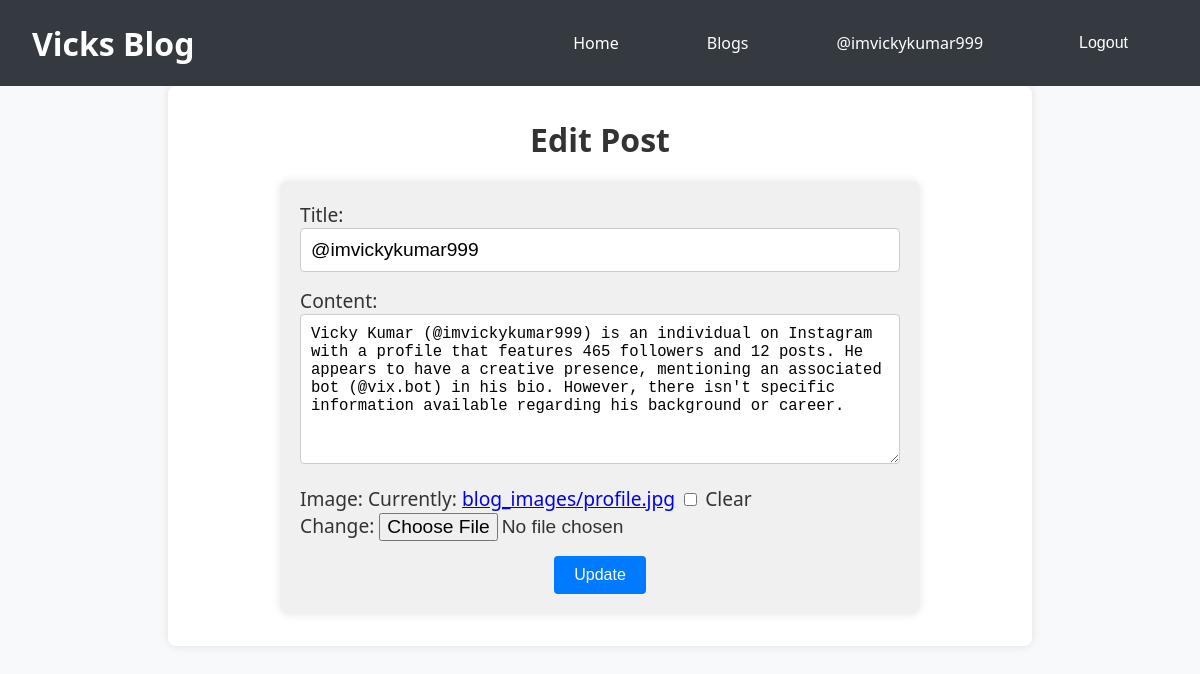
Screenshot of /blog/post/2/edit/ (signed in) with the database file from the repository.
### blog/models.py (models this page shows, shortened)
class Post(models.Model):
    title = models.CharField(max_length=200)
    content = RichTextField()  # Use RichTextField for CKEditor
    created_at = models.DateTimeField(auto_now_add=True)
    updated_at = models.DateTimeField(auto_now=True)
    image = models.ImageField(upload_to='blog_images/', blank=True, null=True)
    author = models.ForeignKey(User, on_delete=models.CASCADE)

### blog/views.py (the view)
# urls.py: path('post/<int:pk>/edit/', views.update_post, name='update_post'),
@login_required
def update_post(request, pk):
    post = get_object_or_404(Post, pk=pk)
    if request.user != post.author:
        return redirect('post_detail', pk=post.pk)
    if request.method == 'POST':
        form = PostForm(request.POST, request.FILES, instance=post)
        if form.is_valid():
            form.save()
            return redirect('post_detail', pk=post.pk)
    else:
        form = PostForm(instance=post)
    return render(request, 'blog/post_form.html', {'form': form})

### blog/forms.py
class PostForm(forms.ModelForm):
    class Meta:
        model = Post
        fields = ['title', 'content', 'image']

### blog/templates/blog/post_form.html (shortened to what this page needs)
{% extends "blog/base_generic.html" %}
{% block content %}
<h2 class="post-form-title">
    {% if form.instance.pk %}
        Edit Post
    {% else %}
        New Post
    {% endif %}
</h2>
<div class="post-form-container">
    <form method="post" enctype="multipart/form-data" class="post-form">
        {{ form.as_p }}
        <button type="submit" class="submit-button">
            {% if form.instance.pk %}
                Update
            {% else %}
                Save
            {% endif %}
        </button>
    </form>
</div>
{% endblock %}

### blog/templates/blog/base_generic.html (shortened to what this page needs)
<!DOCTYPE html>
<html>
<head>
</head>
<body>
    <header>
        <a href="{% url 'index' %}" class="header-link"><h1>Vicks Blog</h1></a>
        <nav class="navbar">
            <ul>
                <li><a href="{% url 'index' %}">Home</a></li>
                <li><a href="{% url 'home' %}">Blogs</a></li>
                {% if user.is_authenticated %}
                    <li><a href="{% url 'profile' %}">@{{user.username}}</a></li>
                    <li>
                        <form id="logout-form" method="post" action="{% url 'logout' %}">
                            <button type="submit" class="logout-btn">Logout</button>
                        </form>
                    </li>
                {% else %}
                    <li><a href="{% url 'login' %}">Login</a></li>
                    <li><a href="{% url 'signup' %}">Register</a></li>
                {% endif %}
            </ul>
        </nav>
    </header>
    <main>
        <div class="container content">
            {% block content %}
            {% endblock %}
        </div>
    </main>
</body>
</html>

### blog/templates/blog/base_generic.html (style rules this page uses)
body { font-family: 'Segoe UI', Tahoma, Geneva, Verdana, sans-serif; margin: 0; padding: 0; background-color: #f8f9fa; color: #333; }
header { background-color: #343a40; color: #fff; padding: 1rem 2rem; display: flex; justify-content: space-between; align-items: center; }
h1 { margin: 0; }
.header-link { color: #fff; text-decoration: none; }
nav { position: relative; }
nav ul { list-style: none; padding: 0; margin: 0; display: flex; align-items: center; }
nav ul li { margin-right: 1.5rem; position: relative; }
nav ul li a, nav ul li button { color: #fff; text-decoration: none; background: none; border: none; cursor: pointer; font-size: 1rem; display: block; padding: 1rem 2rem; }
nav ul li button { padding: 0; }
.navbar { display: flex; justify-content: flex-end; align-items: center; }
.logout-btn { color: #fff; padding: 0.5rem 1rem; border: none; border-radius: 0.25rem; cursor: pointer; font-size: 1rem; margin-left: 1.5rem; }
.container { max-width: 800px; margin: 0 auto; background-color: #fff; padding: 2rem; border-radius: 0.5rem; box-shadow: 0 0 10px rgba(0, 0, 0, 0.1); }
.container h2 { margin-top: 0; }

### blog/templates/blog/post_form.html (style rules this page uses)
.post-form-container { max-width: 600px; margin: 0 auto; padding: 20px; background-color: #f0f0f0; border-radius: 8px; box-shadow: 0 0 10px rgba(0, 0, 0, 0.1); }
.post-form-title { text-align: center; font-size: 2em; margin-bottom: 20px; color: #333; }
.post-form { display: flex; flex-direction: column; gap: 15px; }
.post-form p { margin: 0; font-size: 1.2em; }
.post-form input[type="text"], .post-form textarea { width: 100%; padding: 10px; font-size: 1em; border: 1px solid #ccc; border-radius: 4px; box-sizing: border-box; }
.post-form textarea { height: 150px; resize: vertical; }
.post-form input[type="file"] { font-size: 1em; }
.submit-button { align-self: center; background-color: #007bff; color: white; padding: 10px 20px; font-size: 1em; border: none; border-radius: 4px; cursor: pointer; transition: background-color 0.3s; }

### rows the page displays
Post: title "@imvickykumar999", content "Vicky Kumar (@imvickykumar999) is an individual on Instagram with a profile that features 465 followers and 12 posts. He appears to have a creative presence, mentioning an associated bot (@vix.bot) in his bio. However, there isn't specific information available regarding his background or career."

### other values shown
{{ user.username }} "imvickykumar999"
